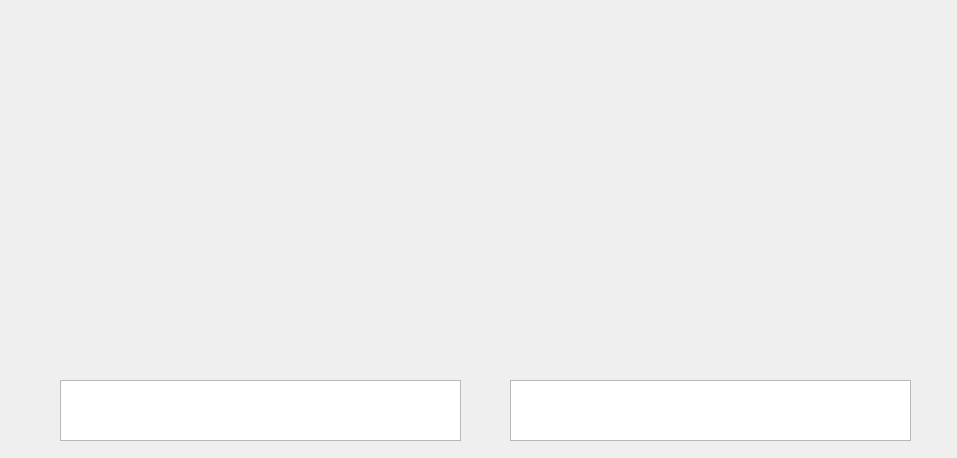
<?xml version="1.0" encoding="UTF-8"?>
<ui version="4.0">
 <class>Grafik</class>
 <widget class="QWidget" name="Grafik">
  <property name="geometry">
   <rect>
    <x>0</x>
    <y>0</y>
    <width>957</width>
    <height>458</height>
   </rect>
  </property>
  <property name="minimumSize">
   <size>
    <width>510</width>
    <height>450</height>
   </size>
  </property>
  <property name="maximumSize">
   <size>
    <width>1000</width>
    <height>900</height>
   </size>
  </property>
  <property name="windowTitle">
   <string>Grafik Sayfası</string>
  </property>
  <property name="windowIcon">
   <iconset resource="icons.qrc">
    <normaloff>:/icons/icons/icons8-ingredients-48 (1).png</normaloff>:/icons/icons/icons8-ingredients-48 (1).png</iconset>
  </property>
  <widget class="QWidget" name="gridLayoutWidget">
   <property name="geometry">
    <rect>
     <x>60</x>
     <y>10</y>
     <width>861</width>
     <height>341</height>
    </rect>
   </property>
   <layout class="QGridLayout" name="gridLayout">
    <item row="1" column="0">
     <widget class="QLabel" name="label_grafik_1">
      <property name="styleSheet">
       <string notr="true"/>
      </property>
      <property name="text">
       <string/>
      </property>
     </widget>
    </item>
    <item row="1" column="1">
     <widget class="QLabel" name="label_grafik_2">
      <property name="styleSheet">
       <string notr="true"/>
      </property>
      <property name="text">
       <string/>
      </property>
     </widget>
    </item>
   </layout>
  </widget>
  <widget class="QLabel" name="label_grafik_yaz2">
   <property name="geometry">
    <rect>
     <x>500</x>
     <y>360</y>
     <width>481</width>
     <height>20</height>
    </rect>
   </property>
   <property name="text">
    <string/>
   </property>
  </widget>
  <widget class="QWidget" name="gridLayoutWidget_2">
   <property name="geometry">
    <rect>
     <x>60</x>
     <y>470</y>
     <width>861</width>
     <height>341</height>
    </rect>
   </property>
   <layout class="QGridLayout" name="gridLayout_2">
    <item row="0" column="1">
     <widget class="QLabel" name="label_grafik_4">
      <property name="styleSheet">
       <string notr="true"/>
      </property>
      <property name="text">
       <string/>
      </property>
     </widget>
    </item>
    <item row="0" column="0">
     <widget class="QLabel" name="label_grafik_3">
      <property name="styleSheet">
       <string notr="true"/>
      </property>
      <property name="text">
       <string/>
      </property>
     </widget>
    </item>
   </layout>
  </widget>
  <widget class="QLabel" name="label_grafik_yaz3">
   <property name="geometry">
    <rect>
     <x>10</x>
     <y>780</y>
     <width>451</width>
     <height>20</height>
    </rect>
   </property>
   <property name="text">
    <string/>
   </property>
  </widget>
  <widget class="QLabel" name="label_grafik_yaz4">
   <property name="geometry">
    <rect>
     <x>490</x>
     <y>780</y>
     <width>471</width>
     <height>16</height>
    </rect>
   </property>
   <property name="text">
    <string/>
   </property>
  </widget>
  <widget class="QTextEdit" name="textEdit_grafik_yazi1">
   <property name="geometry">
    <rect>
     <x>60</x>
     <y>380</y>
     <width>401</width>
     <height>61</height>
    </rect>
   </property>
   <property name="font">
    <font>
     <pointsize>12</pointsize>
     <weight>50</weight>
     <bold>false</bold>
    </font>
   </property>
   <property name="readOnly">
    <bool>true</bool>
   </property>
  </widget>
  <widget class="QTextEdit" name="textEdit_grafik_yazi2">
   <property name="enabled">
    <bool>true</bool>
   </property>
   <property name="geometry">
    <rect>
     <x>510</x>
     <y>380</y>
     <width>401</width>
     <height>61</height>
    </rect>
   </property>
   <property name="font">
    <font>
     <pointsize>12</pointsize>
     <weight>50</weight>
     <bold>false</bold>
    </font>
   </property>
   <property name="readOnly">
    <bool>true</bool>
   </property>
  </widget>
  <widget class="QTextEdit" name="textEdit_grafik_yazi3">
   <property name="geometry">
    <rect>
     <x>60</x>
     <y>840</y>
     <width>401</width>
     <height>61</height>
    </rect>
   </property>
   <property name="font">
    <font>
     <pointsize>12</pointsize>
     <weight>50</weight>
     <bold>false</bold>
    </font>
   </property>
   <property name="readOnly">
    <bool>true</bool>
   </property>
  </widget>
  <widget class="QTextEdit" name="textEdit_grafik_yazi4">
   <property name="geometry">
    <rect>
     <x>510</x>
     <y>840</y>
     <width>401</width>
     <height>61</height>
    </rect>
   </property>
   <property name="font">
    <font>
     <pointsize>12</pointsize>
     <weight>50</weight>
     <bold>false</bold>
    </font>
   </property>
   <property name="readOnly">
    <bool>true</bool>
   </property>
  </widget>
 </widget>
 <resources>
  <include location="icons.qrc"/>
 </resources>
 <connections/>
</ui>
